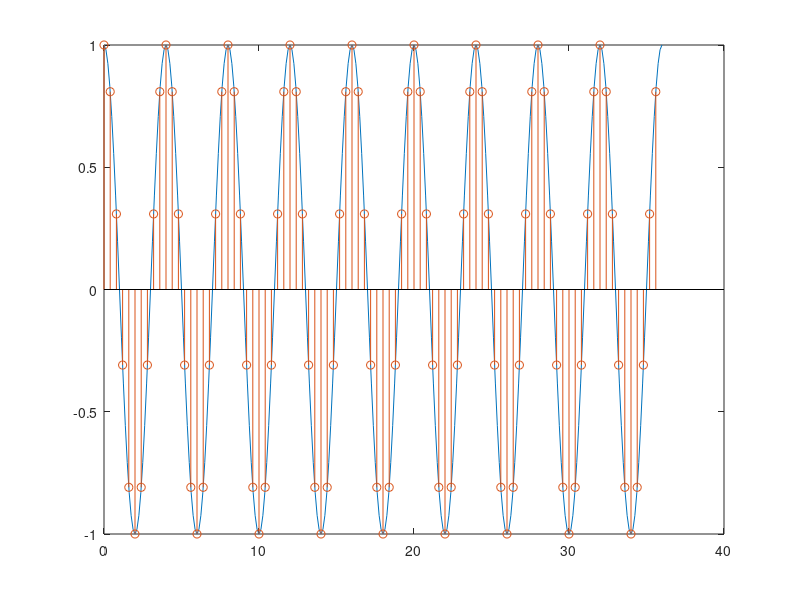
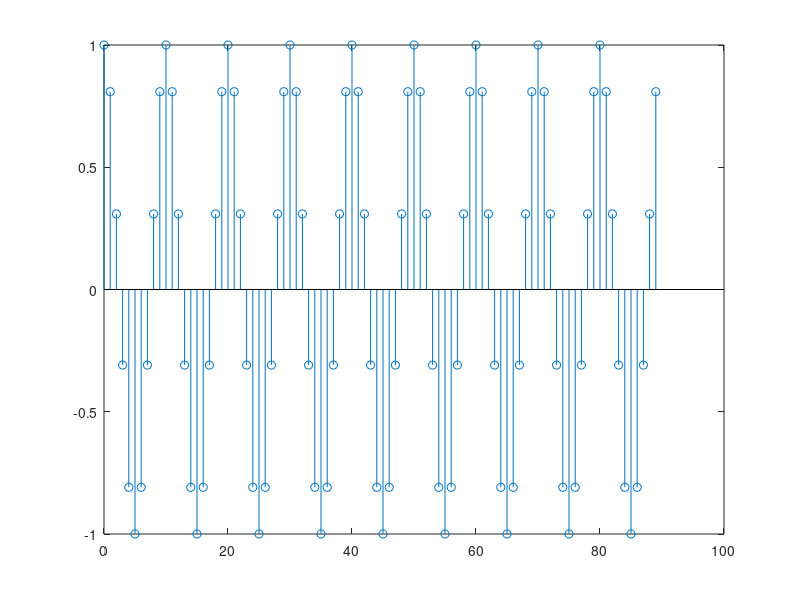
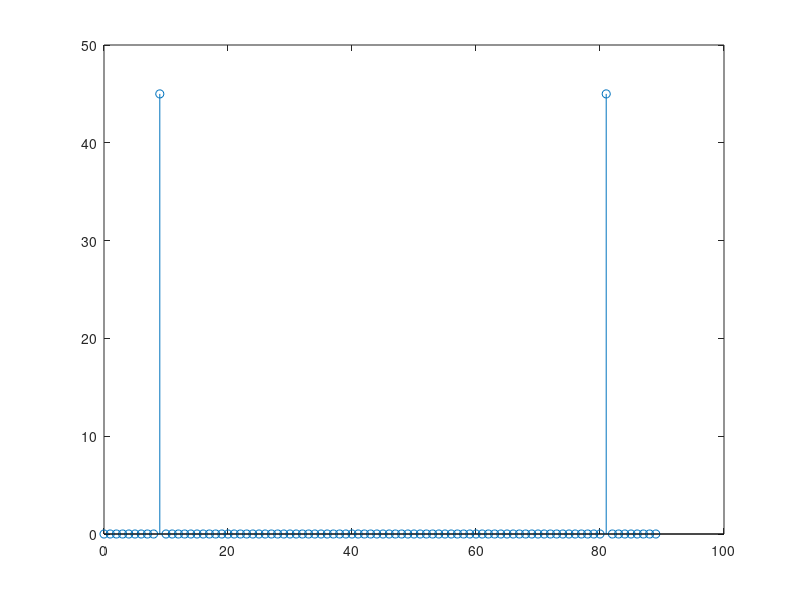
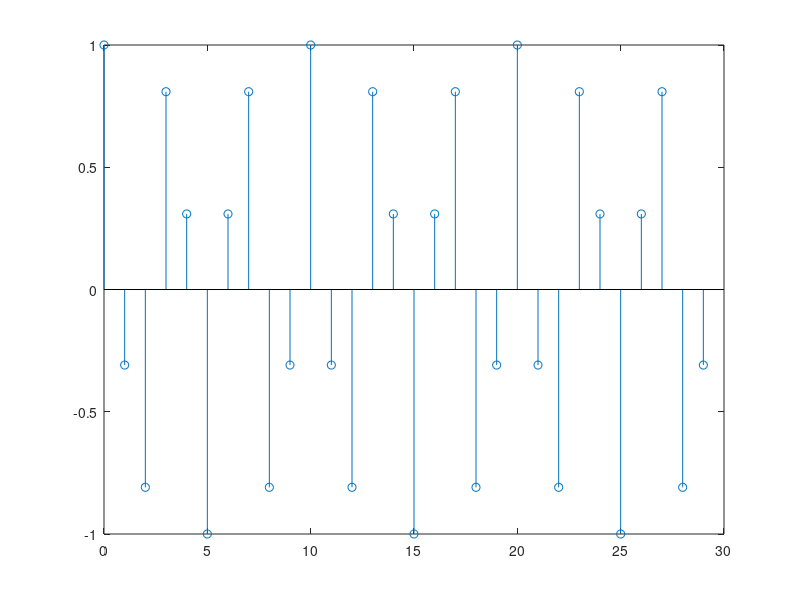

The MATLAB source for these figures, in order:
%number of periods of the signal are a whole number
t = 0:0.125:36;
f = 1/4;
analog = cos(2*pi*f*t);
figure
plot(t, analog)
hold on
%sampling1
N = 10;
tau1 = 1/(N*f);
times = 0 : tau1 : 36-tau1;
descrete1 = cos(2*pi*f*times);
stem(times, descrete1)
hold off
Wn = 2*pi*f*tau1;
counts = 0 : length(times)-1;
samples = cos(Wn*counts);
figure
stem(counts, samples)
%---fft
samples1 = samples(1:length(samples));
counts1 = counts(1:length(counts));
dft = abs(fft(samples1));
figure
stem(counts1, dft)
%sampling2
N2=10;
tau2 = 3/(N2*f);
counts2 = 0: 36/tau2 -1;
samples2 = cos(2*pi*f*tau2*counts2);
figure
stem(counts2, samples2)
%---fft
dft2 = abs(fft(samples2));
figure
stem(counts2, dft2)
